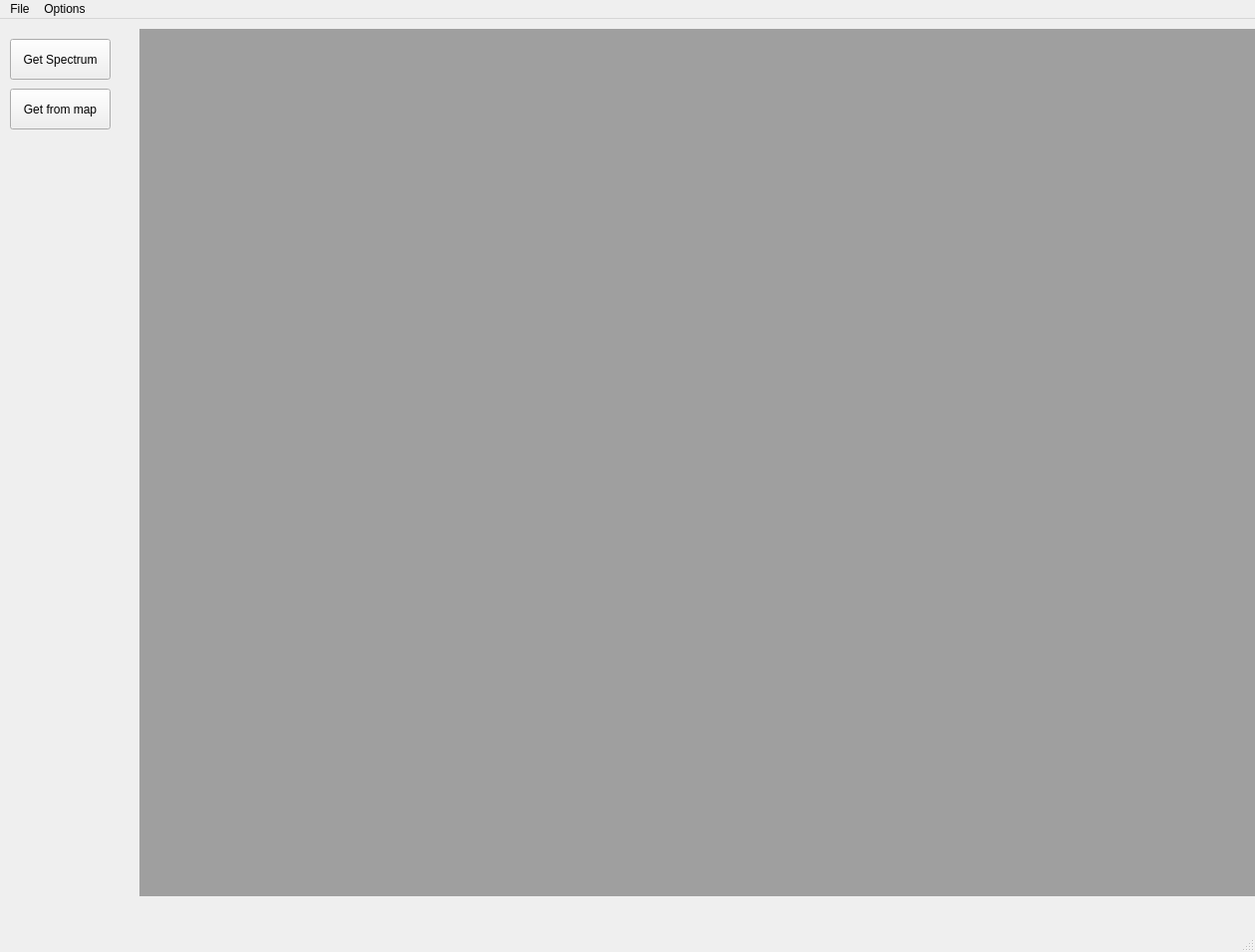
<?xml version="1.0" encoding="UTF-8"?>
<ui version="4.0">
 <class>XPS_MainWindow</class>
 <widget class="QMainWindow" name="XPS_MainWindow">
  <property name="geometry">
   <rect>
    <x>0</x>
    <y>0</y>
    <width>1260</width>
    <height>956</height>
   </rect>
  </property>
  <property name="cursor">
   <cursorShape>ArrowCursor</cursorShape>
  </property>
  <property name="windowTitle">
   <string>MainWindow</string>
  </property>
  <widget class="QWidget" name="centralwidget">
   <widget class="QPushButton" name="graf">
    <property name="geometry">
     <rect>
      <x>10</x>
      <y>20</y>
      <width>101</width>
      <height>41</height>
     </rect>
    </property>
    <property name="text">
     <string>Get Spectrum</string>
    </property>
   </widget>
   <widget class="QMdiArea" name="mdiArea">
    <property name="geometry">
     <rect>
      <x>140</x>
      <y>10</y>
      <width>1131</width>
      <height>871</height>
     </rect>
    </property>
   </widget>
   <widget class="QPushButton" name="graf_2">
    <property name="geometry">
     <rect>
      <x>10</x>
      <y>70</y>
      <width>101</width>
      <height>41</height>
     </rect>
    </property>
    <property name="text">
     <string>Get from map</string>
    </property>
   </widget>
  </widget>
  <widget class="QMenuBar" name="menubar">
   <property name="geometry">
    <rect>
     <x>0</x>
     <y>0</y>
     <width>1260</width>
     <height>21</height>
    </rect>
   </property>
   <widget class="QMenu" name="menuFile">
    <property name="title">
     <string>File</string>
    </property>
    <addaction name="actionExit"/>
   </widget>
   <widget class="QMenu" name="menuOptions">
    <property name="title">
     <string>Options</string>
    </property>
    <addaction name="actionApply_to_all"/>
   </widget>
   <addaction name="menuFile"/>
   <addaction name="menuOptions"/>
  </widget>
  <widget class="QStatusBar" name="statusbar"/>
  <action name="actionLoad">
   <property name="text">
    <string>Load File</string>
   </property>
  </action>
  <action name="actionSave">
   <property name="text">
    <string>Save Data</string>
   </property>
  </action>
  <action name="actionExit">
   <property name="text">
    <string>Exit</string>
   </property>
  </action>
  <action name="actionCascade">
   <property name="text">
    <string>Cascade</string>
   </property>
  </action>
  <action name="actionApply_to_all">
   <property name="text">
    <string>Apply to all...</string>
   </property>
  </action>
 </widget>
 <resources/>
 <connections/>
</ui>
